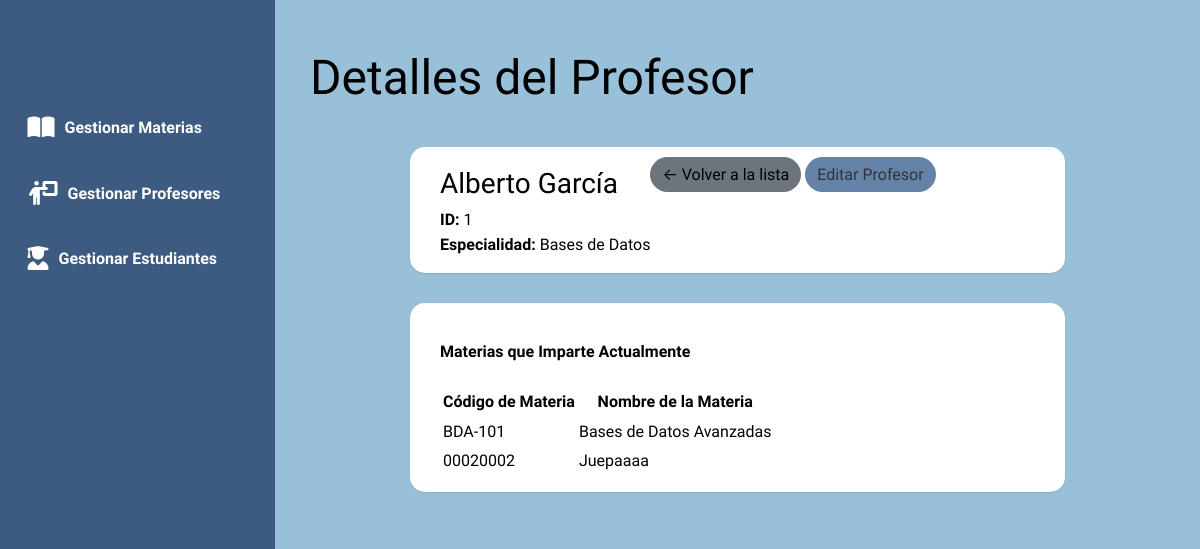
The app's page /profesores/detalle/1, older data.
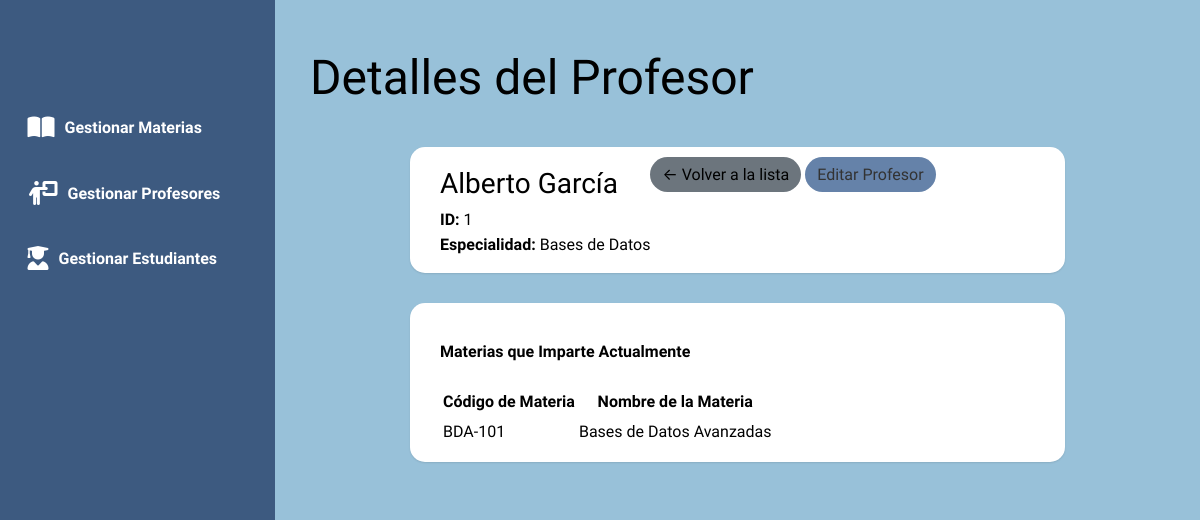
The same page, newer data.
### models.py (models this page shows)
class Materia(Base):
    __tablename__ = 'materias'
    id = Column(Integer, primary_key=True)
    nombre_materia = Column(String(100), nullable=False)
    codigo_materia = Column(String(20), unique=True, nullable=False)
    profesor_id = Column(Integer, ForeignKey('profesores.id'))
    profesor = relationship("Profesor", back_populates="materias")
    inscripciones = relationship("Inscripcion", back_populates="materia", cascade="all, delete-orphan")

### app.py (the view)
@app.route('/profesores/detalle/<int:profesor_id>')
def detalle_profesor(profesor_id):
    profesor = session.query(Profesor).options(
        joinedload(Profesor.materias)
    ).get(profesor_id)
    if not profesor:
        flash(f'Profesor con ID {profesor_id} no encontrado.', 'danger')
        return redirect(url_for('lista_profesores'))
    return render_template('profesor_detalle.html', profesor=profesor)

### templates/profesor_detalle.html (shortened to what this page needs)
{% extends "base.html" %}  {% block content %}
<h2>Detalles del Profesor</h2>
<div class="card">
	<div
		style="
			display: flex;
			justify-content: space-between;
			align-items: flex-start;
			flex-wrap: wrap;
		"
	>
		<div>
			<h3 style="margin-top: 0">
				{{ profesor.nombre }} {{ profesor.apellido }}
			</h3>
			<p><strong>ID:</strong> {{ profesor.id }}</p>
			<p>
				<strong>Especialidad:</strong> {{ profesor.especialidad or 'No
				especificada' }}
			</p>
		</div>
		<div style="margin-left: auto; white-space: nowrap">
			<a
				href="{{ url_for('lista_profesores') }}"
				class="btn"
				style="background-color: #6c757d"
				>← Volver a la lista</a
			>
			<a
				href="{{ url_for('editar_profesor', profesor_id=profesor.id) }}"
				class="btn"
				style="background-color: #6582a9; color: #333"
				>Editar Profesor</a
			>
		</div>
	</div>
</div>
<div class="card">
	<div>
		<h4>Materias que Imparte Actualmente</h4>
		{% if profesor.materias %}
		<table>
			<thead>
				<tr>
					<th>Código de Materia</th>
					<th>Nombre de la Materia</th>
				</tr>
			</thead>
			<tbody>
				{% for materia in profesor.materias %}
				<tr>
					<td>{{ materia.codigo_materia }}</td>
					<td>{{ materia.nombre_materia }}</td>
				</tr>
				{% endfor %}
			</tbody>
		</table>
		{% else %}
		<p>Este profesor no tiene materias asignadas actualmente.</p>
		{% endif %}
	</div>
</div>
{% endblock %}

Row changes from the older to the newer data that the page shows:
removed Materia: codigo_materia "00020002", nombre_materia "Juepaaaa"
